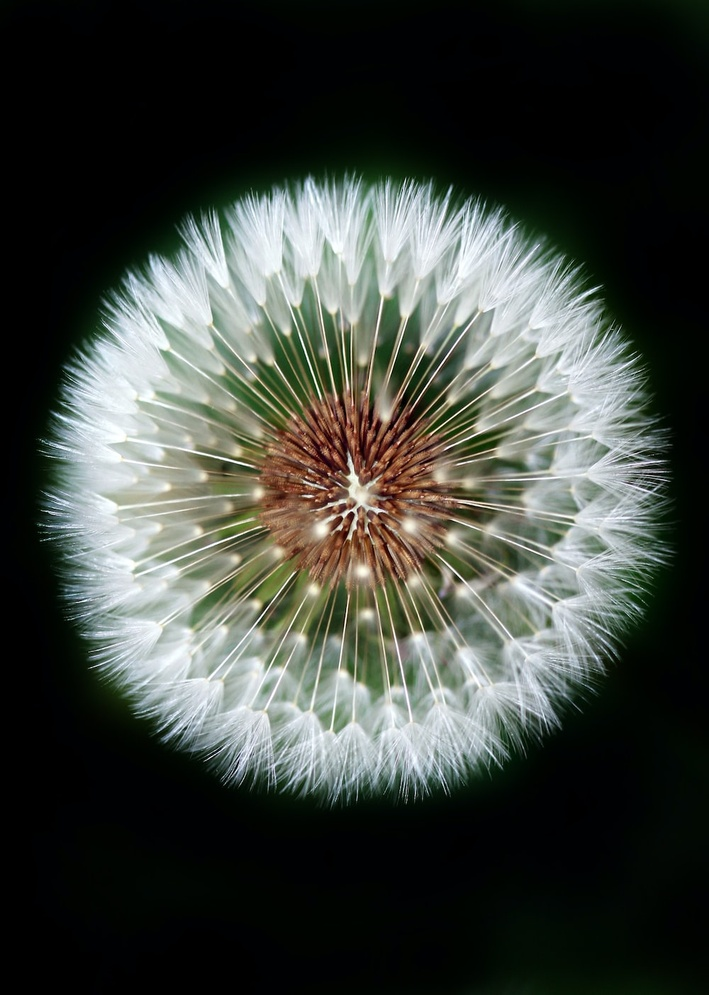
#> input picture image1.jpg, 709 x 995 px, shrunk from 1000 x 1404 before the run
$ python segmentation.py
#> lines starting #> are read from the running program, lines starting #| are printed output that depends on the picture; after the words box and inside, x2 and y2 are one past the last pixel; in counts of white or black regions, pixels touching at a corner belong together
'''
**** Inter-means algorithm ****
The inter-means algorithm is an iterative technique that starts with an
approximate threshold and then successively refines it ot estimate eth correct
threshold.

1. Select an initial estimate of the threshold, 𝑇. A good initial value is the average
intensity of the image
2. Partition the image into two groups, 𝑅1 and 𝑅2, using this threshold 𝑇.
3. Calculate the mean grey values 𝜇1 and 𝜇2 for the respective partitions of 𝑅1 and 𝑅2.
4. Select a new threshold as
        𝑇 = (𝜇1 + 𝜇2)/2
5. Repeat steps 2 -> 4 until 𝜇1 and 𝜇2 does not significantly change in successive iterations
'''

import numpy as np
import cv2

# Convert the image to gray-scale (8bpp format)
def grayscale(image_rgb):
    height, width, _ = image_rgb.shape

    image_gray = np.zeros((height, width), dtype=np.uint8)

    for i in range(height):
        for j in range(width):
            # Extracting the RGB values
            r, g, b = image_rgb[i][j]
            # Converting to grayscale considering the Luminance level as it was widely use than others in as in YUV and YCrCb formats
            # Formula: Y = 0.299 R + 0.587 G + 0.114 B
            image_gray[i][j] = int(0.299*r + 0.587*g + 0.114*b)

    print('Image converted to grayscale successfully!')
    return image_gray


def inter_means_threshold(img):
    # Convert the image to grayscale
    # gray = cv2.cvtColor(img, cv2.COLOR_BGR2GRAY)
    gray = grayscale(img)

    # Initialize the threshold value to the average intensity of the image
    # with the assumption of a perfectly bimodal histogram will have more probability of occuring
    threshold = np.mean(gray)

    # Repeat until the threshold value does not change significantly
    while True:
        # Partition the image into two groups based on the threshold value
        group1 = gray[gray <= threshold]
        group2 = gray[gray > threshold]

        # Calculate the mean intensity of each group
        mean1 = np.mean(group1)
        mean2 = np.mean(group2)

        # Calculate the new threshold value as the average of the mean intensities of the two groups
        new_threshold = (mean1 + mean2) / 2

        # Check if the threshold value has changed significantly
        # 0.5 declared as the level of significance for the change in threshold value
        if abs(threshold - new_threshold) < 0.5:
            break

        threshold = new_threshold

    # Threshold the image using the final threshold value
    thresholded = gray.copy()
    thresholded[gray <= threshold] = 0
    thresholded[gray > threshold] = 255

    return thresholded


# Read the input images
# Used opencv library to read the images
img1 = cv2.imread('image1.jpg')
#> img1 is the input picture: shape (995, 709, 3); mean B, G, R 62.9, 69.1, 64.3
img2 = cv2.imread('image2.jpg')
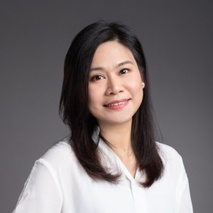
#> input picture image2.jpg, 213 x 213 px, shrunk from 300 x 300 before the run
#> img2 is the input picture: shape (213, 213, 3); mean B, G, R 111.5, 110.2, 117.7

# Apply the inter-means threshold algorithm to the images
segmented_image1 = inter_means_threshold(img1)
#> after the loop in grayscale, `for i in range(height):`:
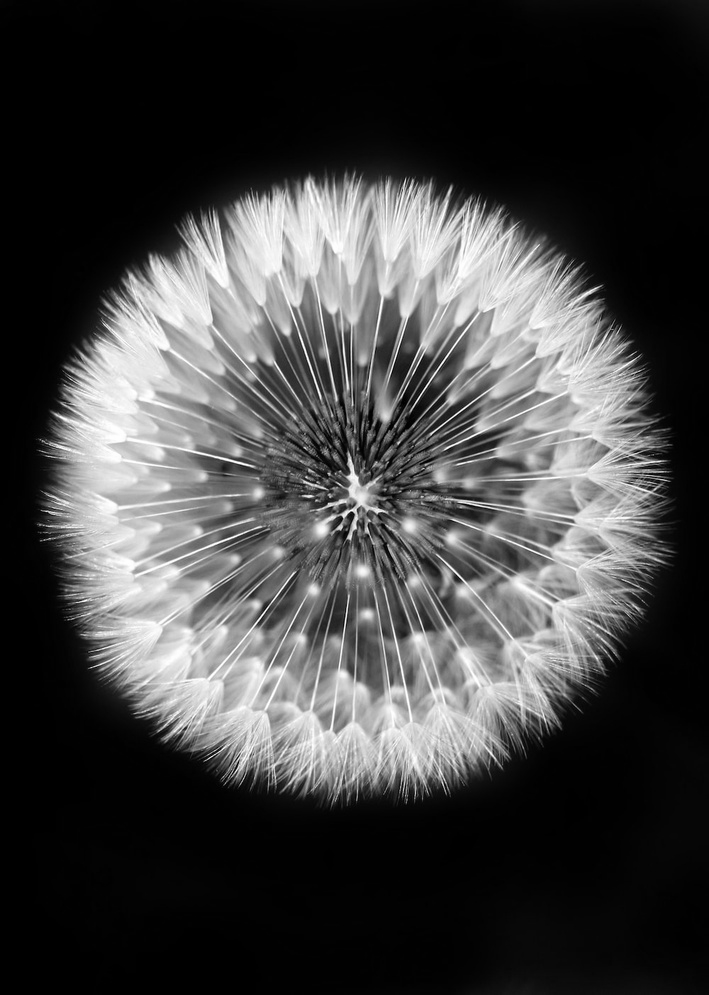
#> image_gray: shape (995, 709); min 0, max 255, mean 66.3
#> in inter_means_threshold, `threshold = np.mean(gray)`: threshold = 66.28
#> the loop in inter_means_threshold, `while True:` made 5 passes
#> (mean1, mean2, new_threshold, threshold) on passes 1 to 4: (6.45, 163.9, 85.19, 85.19), (9.64, 171.4, 90.52, 90.52), (10.67, 173.5, 92.08, 92.08), (11.1, 174.4, 92.73, 92.73)
#> (mean1, mean2, new_threshold) on pass 5: (11.1, 174.4, 92.73)
#> in inter_means_threshold, `thresholded[gray <= threshold] = 0`:
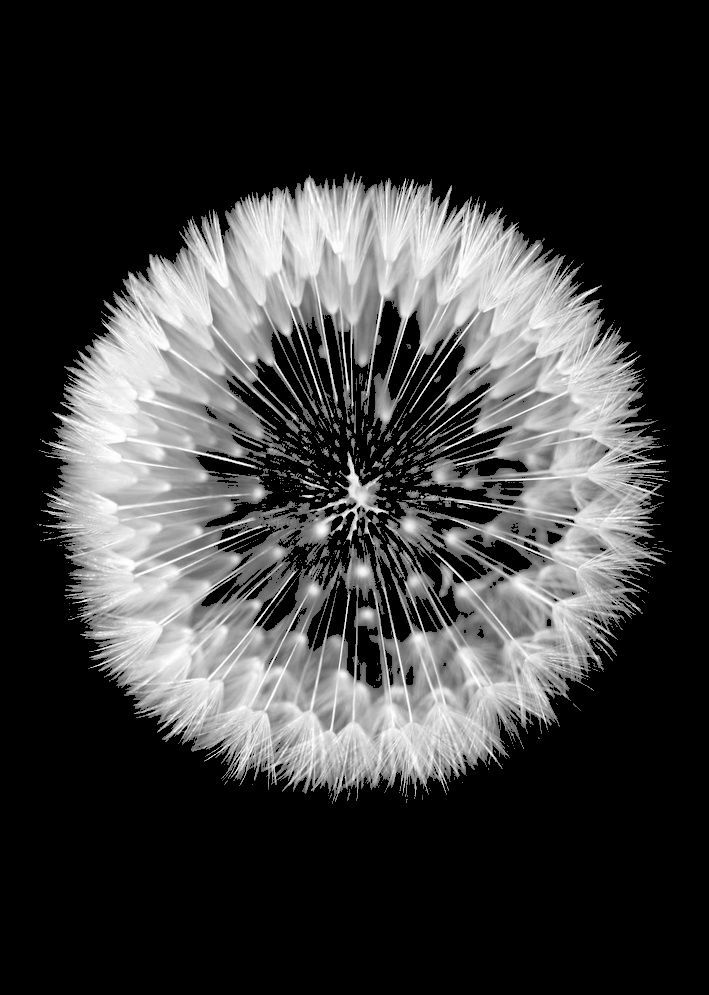
#> thresholded: shape (995, 709); min 0, max 255, mean 58.9
#> in inter_means_threshold, `thresholded[gray > threshold] = 255`:
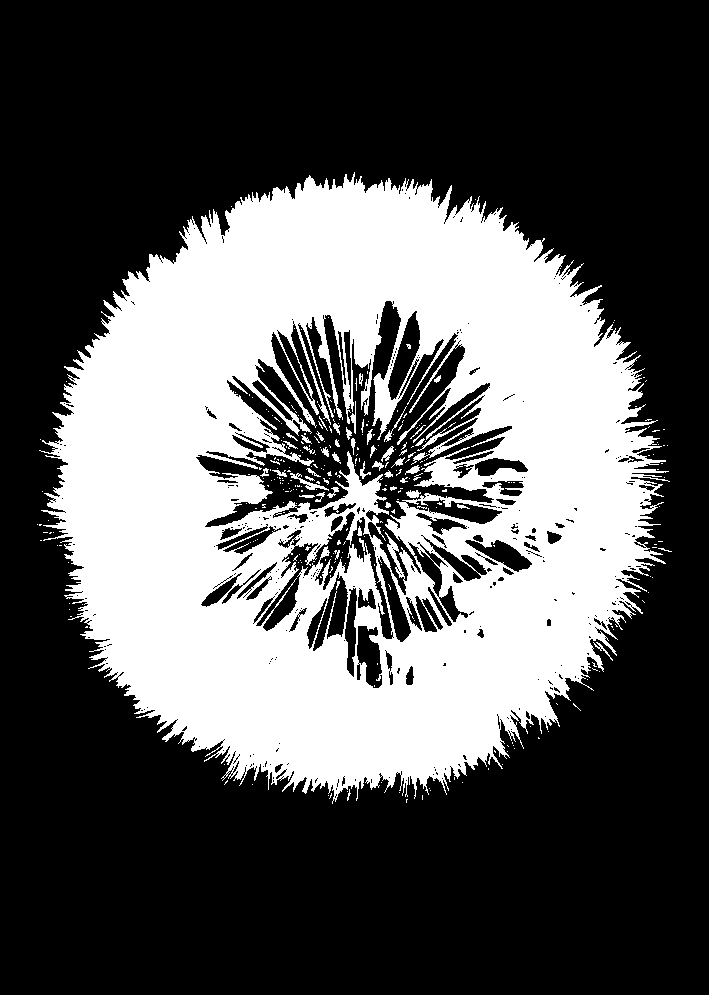
#> thresholded: shape (995, 709); 33.8% white; 307 white regions (262 under 20 px), largest, box (x1, y1, x2, y2) and area: (39, 172, 670, 804) 235593, (290, 473, 329, 491) 163, (384, 406, 407, 442) 86
segmented_image2 = inter_means_threshold(img2)
#> after the loop in grayscale (call 2), `for i in range(height):`:
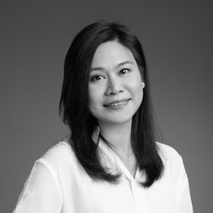
#> image_gray: shape (213, 213); min 0, max 253, mean 110.9
#> in inter_means_threshold (call 2), `threshold = np.mean(gray)`: threshold = 110.9
#> the loop in inter_means_threshold (call 2), `while True:` made 4 passes
#> (mean1, mean2, new_threshold, threshold) on passes 1 to 3: (71.2, 206.2, 138.7, 138.7), (73.09, 215.3, 144.2, 144.2), (73.53, 216.6, 145.1, 145.1)
#> (mean1, mean2, new_threshold) on pass 4: (73.6, 216.8, 145.2)
#> in inter_means_threshold (call 2), `thresholded[gray <= threshold] = 0`:
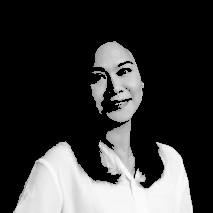
#> thresholded: shape (213, 213); min 0, max 253, mean 56.5
#> in inter_means_threshold (call 2), `thresholded[gray > threshold] = 255`:
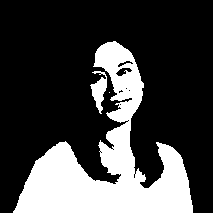
#> thresholded: shape (213, 213); 26% white; 3 white regions (1 under 20 px), largest, box (x1, y1, x2, y2) and area: (13, 41, 193, 213) 11457, (90, 71, 107, 114) 360

# Save the original and segmented images
# Used opencv library to save the images
cv2.imwrite('image1_segmented.jpg', segmented_image1)
cv2.imwrite('image2_segmented.jpg', segmented_image2)
